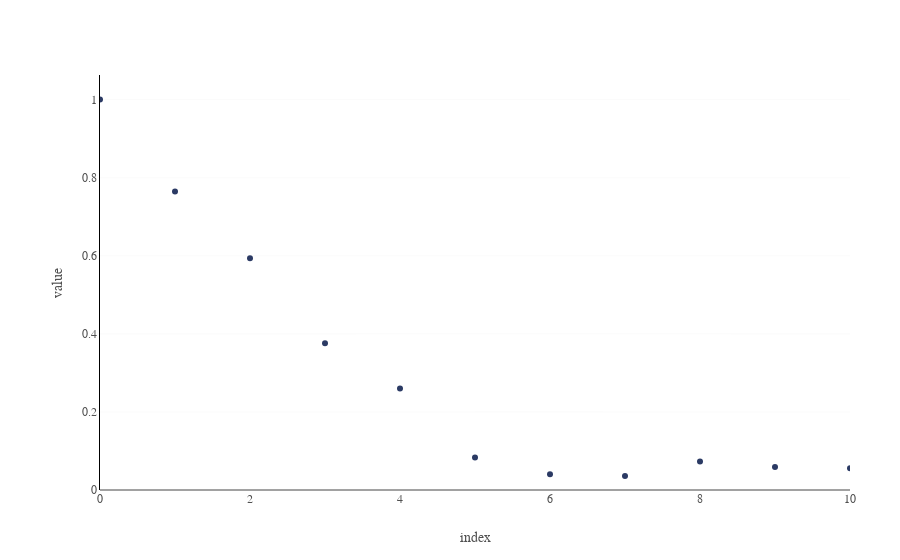

The code cell stored with this chart in its notebook:
### Code cell
# Import acf
from statsmodels.tsa.stattools import acf

#calculate the arf array for the recent Gamestop data
acf_array = acf(gme_recent["Close"], nlags=10)

# Generate a scatter plot
fig = px.scatter(acf_array, template="dc")

#fix the range and layout
fig.update_xaxes(range=[0,10])
fig.update_layout(showlegend=False)

fig.show()

### Figure 1 — Plotly figure (JSON) as saved in the notebook; plotly's stock layout.template omitted (floating-point values rounded to 4 significant figures)
{"data": [{"hovertemplate": "variable=0<br>index=%{x}<br>value=%{y}<extra></extra>", "legendgroup": "0", "marker": {"color": "#2B3A64", "symbol": "circle"}, "mode": "markers", "name": "0", "orientation": "v", "showlegend": true, "type": "scatter", "x": [0, 1, 2, 3, 4, 5, 6, 7, 8, 9, 10], "xaxis": "x", "y": [1, 0.7645, 0.5936, 0.376, 0.2597, 0.08294, 0.04002, 0.03581, 0.07313, 0.05901, 0.05578], "yaxis": "y"}], "layout": {"autosize": true, "legend": {"title": {"text": "variable"}, "tracegroupgap": 0}, "showlegend": false, "xaxis": {"anchor": "y", "domain": [0, 1], "range": [0, 10], "title": {"text": "index"}, "type": "linear"}, "yaxis": {"anchor": "x", "autorange": true, "domain": [0, 1], "range": [0, 1.072], "title": {"text": "value"}, "type": "linear"}}}
